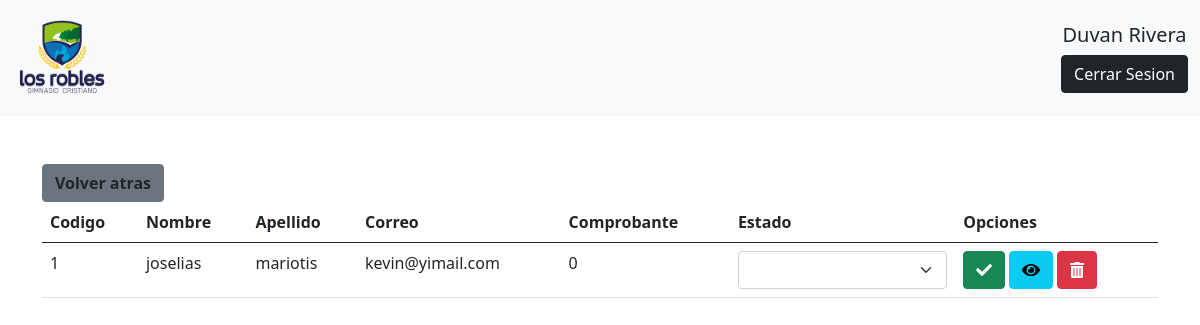
The app's page /Admin/aspirantes/aspirante.php (signed in) with its own data.
### tables this page shows
CREATE TABLE `preinscripcion` (
  `codigoAspirante` int(11) NOT NULL,
  `correo` varchar(60) DEFAULT NULL,
  `comprobante` int(11) DEFAULT NULL,
  `ano_academico` int(5) DEFAULT NULL,
  `curso` varchar(15) DEFAULT NULL,
  `nombre` varchar(50) DEFAULT NULL,
  `apellido` varchar(50) DEFAULT NULL,
  `tipoidentificacion` varchar(60) DEFAULT NULL,
  `documentonino` varchar(60) DEFAULT NULL,
  `nacimientonino` date DEFAULT NULL,
  `doctrina` varchar(20) DEFAULT NULL,
  `vivecon` varchar(20) DEFAULT NULL,
  `edada31dic` int(30) DEFAULT NULL,
  `direccion` varchar(50) DEFAULT NULL,
  `barrio` varchar(20) DEFAULT NULL,
  `sistemasalud` varchar(20) DEFAULT NULL,
  `en_tratamiento` varchar(3) DEFAULT NULL,
  `descripcion_tratamiento` varchar(100) DEFAULT NULL,
  `nombremadre` varchar(30) DEFAULT NULL,
  `apellidomadre` varchar(30) DEFAULT NULL,
  `nacimientomadre` date DEFAULT NULL,
  `documentomadre` int(12) DEFAULT NULL,
  `celularmadre` int(10) DEFAULT NULL,
  `correomadre` varchar(60) DEFAULT NULL,
  `empresamadre` varchar(30) DEFAULT NULL,
  `telempresamadre` int(10) DEFAULT NULL,
  `estudiomadre` varchar(20) DEFAULT NULL,
  `nombrepadre` varchar(30) DEFAULT NULL,
  `apellidopadre` varchar(30) DEFAULT NULL,
  `nacimientompadre` date DEFAULT NULL,
  `documentopadre` int(12) DEFAULT NULL,
  `celularpadre` int(10) DEFAULT NULL,
  `correopadre` varchar(60) DEFAULT NULL,
  `empresapadre` varchar(30) DEFAULT NULL,
  `telempresapadre` int(10) DEFAULT NULL,
  `estudiopadre` varchar(20) DEFAULT NULL,
  `nombreacudiente` varchar(60) DEFAULT NULL,
  `documentoacudiente` int(12) DEFAULT NULL,
  `celularacudiente` int(10) DEFAULT NULL,
  `diracudiente` varchar(50) DEFAULT NULL,
  `correoacudiente` varchar(60) DEFAULT NULL,
  `estado` varchar(60) NOT NULL
);

### Admin/aspirantes/aspirante.php (the view, shortened to what this page needs)
<!DOCTYPE html>
<html lang="es">
<head>
    <link rel="stylesheet" href="../css/bootstrap.min.css">
</head>
<body>
        <?php include_once '../components/header.php'; ?>
        <main class="container my-5">
            <div class="d-flex justify-content-between">
                <button  class="btn btn-secondary" > <a class= "nav-link text-dark fs-6 fw-bolder m-0 p-0" href="../home.php">Volver atras</a></button>
            </div>
            <table class="table">
                <thead>
                    <tr class="" >
                        <th>Codigo</th>
                        <th>Nombre</th>
                        <th>Apellido</th>
                        <th>Correo</th>
                        <th>Comprobante</th>
                        <th>Estado</th>
                        <th>Opciones</th>
                    </tr>
                </thead>
                <tbody>
                <?php
                include "../db_connect.php";
                $sql = "SELECT * FROM preinscripcion";
                $result = mysqli_query($connect,$sql);
                while ($datos = mysqli_fetch_array($result)) {
                ?>
                <tr>
                    <td>
                        <?php echo $datos["codigoAspirante"];?>
                    </td>
                    <td id="nombre<?php echo $datos['documentonino'];?>">
                        <?php echo $datos["nombre"];?>
                    </td>
                    <td id="apellido<?php echo $datos['documentonino'];?>">
                        <?php echo $datos["apellido"];?>
                    </td>
                    <td id="correo<?php echo $datos['documentonino'];?>">
                        <?php echo $datos["correo"];?>
                    </td>
                    <td>
                        <?php echo $datos["comprobante"];?>
                    </td>
                    <td>
                        <select
                        onchange="guardarEstado(<?php echo $datos['documentonino'];?>)"
                        class="form-select"
                        name="estado"
                        id="estado<?php echo $datos['documentonino'];?>">
                            <option value="<?php echo $datos["estado"];?>"><?php echo $datos["estado"];?></option>
                            <option value="sin revisar">Sin Revisar</option>
                        </select>
                    </td>
                    <td>
                        <button type="button" class="btn btn-success" onclick="recibirDatos(<?php echo$datos["documentonino"]; ?>)">
                        <i class="fas fa-check"></i>
                        </button>
                        <button type="button" class="btn btn-info" data-bs-toggle="modal" data-bs-target="#visualizar<?php echo $datos["documentonino"]; ?>">
                        <i class="fas fa-eye"></i>
                        </button>
                        <button type="button" class="btn btn-danger" data-bs-toggle="modal" data-bs-target="#eliminar<?php echo $datos["documentonino"]; ?>">
                        <i class="fas fa-trash-alt"></i>
                        </button>
                    </td>
                </tr>
                <?php
                include "modales_aspirantes/modal_aspirante_borrar.php";}
                ?>
                </tbody>
            </table>
        </main>
</body>
</html>

### records on screen
preinscripcion: codigoAspirante "1", nombre "joselias", apellido "mariotis", correo "kevin@yimail.com", comprobante "0"

### other values on screen
$_SESSION['nombre_admin'] "Duvan Rivera"
